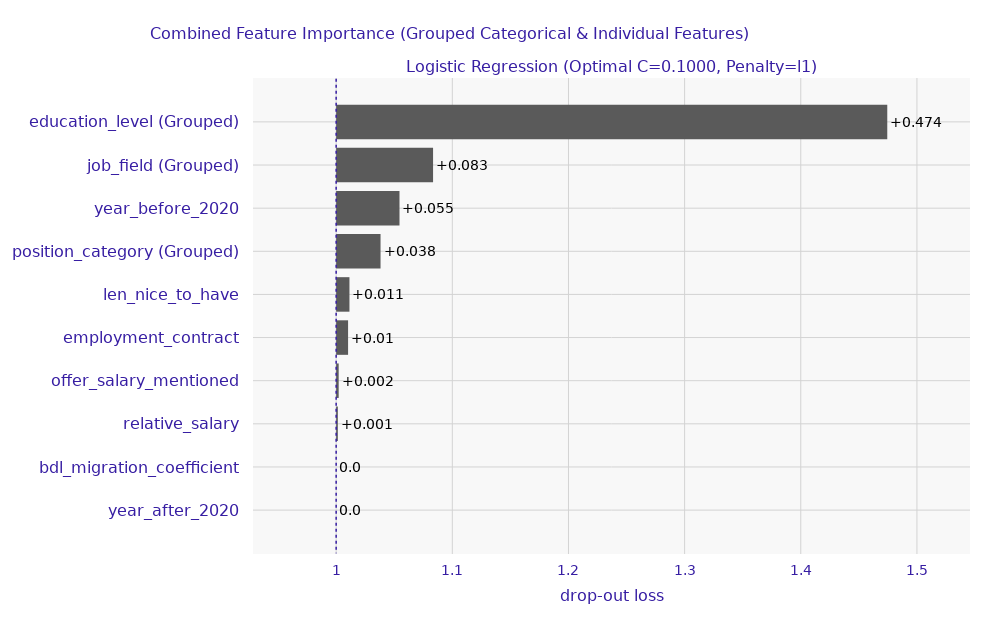

This figure's notebook cell:
### Code cell
# Feature importance for Poznań.
fi_result_poznan = log_regression(
    df_poznan1_train.drop(['ad_views', 'foreign_capital', 'fluctuation', 'bdl_age_median', 'unemployment'], axis=1),
    df_poznan1_test.drop(['ad_views', 'foreign_capital', 'fluctuation', 'bdl_age_median', 'unemployment'], axis=1),
    penalty='l1',
    solver='liblinear',
    cv=2,
    original_categorical_cols = ['job_field', 'position_category', 'education_level']
)
print(fi_result_poznan)

### Figure 1 — Plotly figure (JSON) as saved in the notebook; plotly's stock layout.template omitted (floating-point values rounded to 4 significant figures)
{"data": [{"base": 1.0, "hoverinfo": "text", "hoverlabel": {"bgcolor": "rgba(0,0,0,0.8)"}, "hovertext": ["Model: Logistic Regression (Optimal C=0.1000, Penalty=l1) loss after<br>variable: education_level (Grouped) is permuted: 1.474<br>Drop-out loss change: +0.474", "Model: Logistic Regression (Optimal C=0.1000, Penalty=l1) loss after<br>variable: job_field (Grouped) is permuted: 1.083<br>Drop-out loss change: +0.083", "Model: Logistic Regression (Optimal C=0.1000, Penalty=l1) loss after<br>variable: year_before_2020 is permuted: 1.055<br>Drop-out loss change: +0.055", "Model: Logistic Regression (Optimal C=0.1000, Penalty=l1) loss after<br>variable: position_category (Grouped) is permuted: 1.038<br>Drop-out loss change: +0.038", "Model: Logistic Regression (Optimal C=0.1000, Penalty=l1) loss after<br>variable: len_nice_to_have is permuted: 1.011<br>Drop-out loss change: +0.011", "Model: Logistic Regression (Optimal C=0.1000, Penalty=l1) loss after<br>variable: employment_contract is permuted: 1.01<br>Drop-out loss change: +0.01", "Model: Logistic Regression (Optimal C=0.1000, Penalty=l1) loss after<br>variable: offer_salary_mentioned is permuted: 1.002<br>Drop-out loss change: +0.002", "Model: Logistic Regression (Optimal C=0.1000, Penalty=l1) loss after<br>variable: relative_salary is permuted: 1.001<br>Drop-out loss change: +0.001", "Model: Logistic Regression (Optimal C=0.1000, Penalty=l1) loss after<br>variable: bdl_migration_coefficient is permuted: 1.0<br>Drop-out loss change: -0.0", "Model: Logistic Regression (Optimal C=0.1000, Penalty=l1) loss after<br>variable: year_after_2020 is permuted: 1.0<br>Drop-out loss change: -0.0"], "marker": {"color": "#5A5A5A", "line": {"width": 0, "color": "#5A5A5A"}}, "orientation": "h", "showlegend": false, "text": ["+0.474", "+0.083", "+0.055", "+0.038", "+0.011", "+0.01", "+0.002", "+0.001", "0.0", "0.0"], "textposition": "outside", "x": [0.4745, 0.08343, 0.05452, 0.03821, 0.01144, 0.01026, 0.002169, 0.001443, 0.0, 0.0], "y": ["education_level (Grouped)", "job_field (Grouped)", "year_before_2020", "position_category (Grouped)", "len_nice_to_have", "employment_contract", "offer_salary_mentioned", "relative_salary", "bdl_migration_coefficient", "year_after_2020"], "type": "bar", "xaxis": "x", "yaxis": "y", "textfont": {"color": "black", "size": 14}}], "layout": {"xaxis": {"anchor": "y", "domain": [0.0, 1.0], "type": "linear", "gridwidth": 1, "zeroline": false, "automargin": true, "ticks": "outside", "tickcolor": "white", "ticklen": 3, "fixedrange": true, "range": [0.9284, 1.546], "title": {"font": {"size": 14}}, "tickfont": {"size": 14}, "showgrid": true, "gridcolor": "#D3D3D3", "griddash": "solid", "layer": "below traces"}, "yaxis": {"anchor": "x", "domain": [0.0, 1.0], "type": "category", "autorange": "reversed", "gridwidth": 1, "automargin": true, "ticks": "outside", "tickcolor": "white", "ticklen": 10, "fixedrange": true, "title": {"font": {"size": 14}}, "tickfont": {"size": 16}, "showgrid": true, "gridcolor": "#D3D3D3", "griddash": "solid", "layer": "below traces", "zeroline": false}, "annotations": [{"font": {"size": 16}, "showarrow": false, "text": "Logistic Regression (Optimal C=0.1000, Penalty=l1)", "x": 0.5, "xanchor": "center", "xref": "paper", "y": 1.0, "yanchor": "bottom", "yref": "paper"}, {"font": {"size": 16}, "showarrow": false, "text": "drop-out loss", "x": 0.5, "xanchor": "center", "xref": "paper", "y": 0, "yanchor": "top", "yref": "paper", "yshift": -30}], "shapes": [{"line": {"color": "#371ea3", "dash": "dot", "width": 1.5}, "type": "line", "x0": 1.0, "x1": 1.0, "xref": "x", "y0": -1, "y1": 10, "yref": "y"}], "title": {"text": "Combined Feature Importance (Grouped Categorical & Individual Features)", "x": 0.15, "font": {"size": 16}}, "font": {"color": "#371ea3", "family": "DejaVu Sans"}, "margin": {"t": 78, "b": 71, "r": 30}, "height": 625, "width": 1000, "paper_bgcolor": "white", "plot_bgcolor": "#F8F8F8"}}
